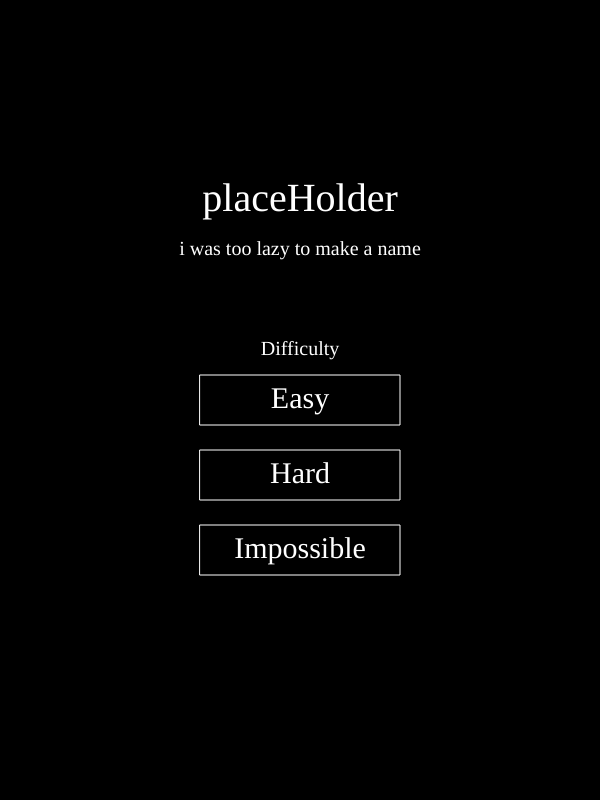
Frame 1 (no input)
Frame 60 (no input): identical to frame 1, image omitted
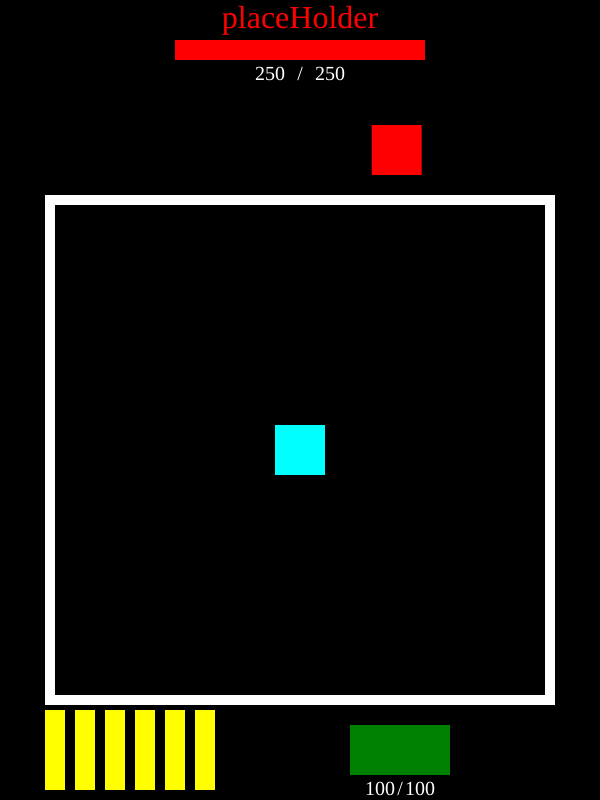
Frame 120 (the mouse pressed at the canvas centre since frame 60)

The p5.js sketch that drew these frames (run headless with seeded random() and noise() and a simulated clock; from frame 60 on, the mouse is pressed at the canvas centre):

// p5.js sketch
// ── sketch.js
// Project Title   Interactive Project
// Your Name(s)    Policron Willard Aggabao
// Date            September 21st
// I bit off more that I could chew for this one

// Variables Delcared
let bossX = 300
let previousX = 0
let bossLocation = [100, 200, 300, 400, 500]
let bossMoved = 0
let selection = 0
let bossY = 150
let bossW = 50
let bossH = 50
let maxBossHealth = 250
let bossHealth = maxBossHealth
let bossHit = false
let attackNumber = 1
let attackMode = 1
let attacked = true
let projectileRow1 = 200
let projectileRow1Hit = false
let projectileRow2 = 700
let projectileRow2Hit = false
let projectileRow3 = 50
let projectileRow3Hit = false
let projectileRow4 = 550
let projectileRow4Hit = false

let pX = 300
let pY = 450
let pW = 50
let pH = 50
let maxPlayerHealth = 100
let playerHealth = maxPlayerHealth

let bX = 300
let bY = 450
let bW = 500
let bH = 500

let ammo = 6
let bulletX
let bulletY
let fired = false

let timeCheck = 0
let timeChecked = false

let bulletPos
let bulletVel
let oldPlayerPos
let oldMousePos

let playerPos
let projectilePos
let projectileVel
let projectileAcc
let projectilePos1
let projectileVel1
let projectileAcc1
let decay = 255
let decay1 = 255
let projectileHit = false
let projectileHit1 = false

let started = false
let win = false
let lose = false
let difficulty = 0
let difficultySet = 0
let button1 = 0
let button2 = 0
let button3 = 0
let delay = 60

function setup() {  // sets up modes and sets up vectors
  createCanvas(600, 800);
  background(0);
  fill(255);
  ellipseMode(CENTER);
  rectMode(CENTER);
  textAlign(CENTER, CENTER);
  textFont("bazooka");
  textSize(20)
  imageMode(CENTER)
  frameRate(60);

  // set up vectors
  bulletPos = createVector(pX, pY)
  bulletVel = createVector(0, 0)
  oldPlayerPos = createVector(pX, pY)
  oldMousePos = createVector(mouseX, mouseY)

  projectilePos = createVector(bX - bH / 2, bossY)
  projectileVel = createVector(0, 0)
  projectileAcc = createVector(0, 0)
  projectilePos1 = createVector(bX + bH / 2, bossY)
  projectileVel1 = createVector(0, 0)
  projectileAcc1 = createVector(0, 0)
  playerPos = createVector(pX, pY)
}

function draw() {
  background(0);

  start();  // start screen

  if (started == true && win == false && lose == false) {
    playerBox(); // draws box that restricts player

    projectilePhysics();  // handles projectile calcs

    drawBoss(bossX, bossY, bossW, bossH); // draws boss
    bossBar(300, 50, "placeHolder", maxBossHealth, bossHealth);  // call boss bar

    attackCycle(); // cycles attacks

    player(pX, pY, pW, pH);  // draws player
    playerHealthBar(400, 750, maxPlayerHealth, playerHealth);   // call player hp bar

    bullets();  // controls bullets
  }
  winLose();  // win lose cons
}

function drawBoss(x, y, w, h) {  // draws boss
  fill('red');
  rect(x, y, w, h);
  fill(255);
}

function bossBar(x, y, name, maxHP, hp) { // draws boss bar
  fill(50, 0, 0);
  rect(x, y, maxHP, 20);
  fill("red");
  rectMode(CORNER);
  rect(x - maxHP / 2, y - 10, hp, 20);
  rectMode(CENTER);
  textSize(32);
  text(name, x, y - 30);
  textSize(20);
  fill(255);
  text(hp, x - 30, y + 25);
  text("/", x, y + 25);
  text(maxHP, x + 30, y + 25);
}

function attack(number) {  // holds attack patterns
  noFill();
  stroke("red");
  strokeWeight(10);
  textSize(90);
  if (number == 1) {  // left hit
    if (timeChecked == false) {
      timeCheck = frameCount;
      timeChecked = !timeChecked;
    }
    if (frameCount >= timeCheck + delay + 30) {
      fill("red");
      if (pX - pW / 2 < bX) {// hit box
        playerHealth -= 10;
        timeChecked = false;
        attacked = !attacked;
      } else {
        timeChecked = false;
        attacked = !attacked;
      }
    }
    rect(bX - bW / 4, bY, bW / 2, bH);
    text("!", bX - bW / 4, bY);
  }

  if (number == 2) {  // right hit
    if (timeChecked == false) {
      timeCheck = frameCount;
      timeChecked = !timeChecked;
    }
    if (frameCount >= timeCheck + delay + 30) {
      fill("red");
      if (pX + pW / 2 > bX) { // hit box
        playerHealth -= 10;
        timeChecked = false;
        attacked = !attacked;
      } else {
        timeChecked = false;
        attacked = !attacked;
      }
    }
    rect(bX + bW / 4, bY, bW / 2, bH);
    text("!", bX + bW / 4, bY);
  }

  if (number == 3) {  // top hit
    if (timeChecked == false) {
      timeCheck = frameCount;
      timeChecked = !timeChecked;
    }
    if (frameCount >= timeCheck + delay + 30) {
      fill("red");
      if (pY - pH / 2 < bY) { // hit box
        playerHealth -= 10;
        timeChecked = false;
        attacked = !attacked;
      } else {
        timeChecked = false;
        attacked = !attacked;
      }
    }
    rect(bX, bY - bH / 4, bW, bH / 2);
    text("!", bX, bY - bH / 4);
  }

  if (number == 4) {  // bottom hit
    if (timeChecked == false) {
      timeCheck = frameCount;
      timeChecked = !timeChecked;
    }
    if (frameCount >= timeCheck + delay + 30) {
      fill("red");
      if (pY + pH / 2 > bY) { // hit box
        playerHealth -= 10;
        timeChecked = false;
        attacked = !attacked;
      } else {
        timeChecked = false;
        attacked = !attacked;
      }
    }
    rect(bX, bY + bH / 4, bW, bH / 2);
    text("!", bX, bY + bH / 4);
  }
  textSize(20);
  strokeWeight(0);
  stroke(255);
  fill(255);

  if (number == 5) {
    fill("blue");
    if (projectileRow1 < 700 && projectileRow2 > 200) {
      let projectileIndex1 = 1;
      while (projectileIndex1 <= 3) {  // draws top row
        rect((bX - bW / 2) + (projectileIndex1 - 1) * 250, projectileRow1, 100, 15);
        if (pX - pW / 2 < (bX - bW / 2) + ((projectileIndex1 - 1) * 250) + 50 && pX + pW / 2 > (bX - bW / 2) + ((projectileIndex1 - 1) * 250) - 50 && pY - pH / 2 < projectileRow1 + 7.5 && pY + pH / 2 > projectileRow1 - 7.5 && projectileRow1Hit == false) {
          projectileRow1Hit = !projectileRow1Hit;
          playerHealth -= 10;  // hit box
        }
        projectileRow1 += 2;  // moves row
        projectileIndex1 += 1;
      }
      let projectileIndex2 = 1;
      while (projectileIndex2 <= 2) {  // draws bottom row
        rect((bX - bW / 2) + (projectileIndex2 - 1) * 250 + 125, projectileRow2, 100, 15);
        if (pX - pW / 2 < (bX - bW / 2) + (projectileIndex2 - 1) * 250 + 175 && pX + pW / 2 > (bX - bW / 2) + ((projectileIndex2 - 1) * 250) + 75 && pY - pH / 2 < projectileRow2 + 7.5 && pY + pH / 2 > projectileRow2 - 7.5 && projectileRow2Hit == false) {
          projectileRow2Hit = !projectileRow2Hit;
          playerHealth -= 10;  // hit box
        }
        projectileRow2 -= 3;  // moves row
        projectileIndex2 += 1;
      }
    }
    if (projectileRow1 >= 700 && projectileRow2 <= 200) {
      attacked = true;  // stops attack patter when rows hit opposite sides
    }
    fill(255);
  }

  if (number == 6) {
    fill("blue");
    if (projectileRow3 < 550 && projectileRow4 > 50) {
      let projectileIndex3 = 1;
      while (projectileIndex3 <= 3) { // draws left row
        rect(projectileRow3, (bY - bH / 2) + (projectileIndex3 - 1) * 250, 15, 100);
        if (pX - pW / 2 < projectileRow3 + 7.5 && pX + pH / 2 > projectileRow3 - 7.5 && pY - pH / 2 < (bY - bH / 2) + (projectileIndex3 - 1) * 250 + 50 && pY + pH / 2 > (bY - bH / 2) + (projectileIndex3 - 1) * 250 - 50 && projectileRow3Hit == false) {
          projectileRow3Hit = !projectileRow3Hit;
          playerHealth -= 10;  // hitbox
        }
        projectileRow3 += 2;  // moves row
        projectileIndex3 += 1;
      }
      let projectileIndex4 = 1;
      while (projectileIndex4 <= 2) {  // draws right row
        rect(projectileRow4, (bY - bH / 2) + (projectileIndex4 - 1) * 250 + 125, 15, 100);
        if (pX - pW / 2 < projectileRow4 + 7.5 && pX + pH / 2 > projectileRow4 - 7.5 && pY - pH / 2 < (bY - bH / 2) + (projectileIndex4 - 1) * 250 + 175 && pY + pH / 2 > (bY - bH / 2) + (projectileIndex4 - 1) * 250 + 75 && projectileRow4Hit == false) {
          projectileRow4Hit = !projectileRow4Hit;
          playerHealth -= 10;  // hit box
        }
        projectileRow4 -= 3;   // moves row
        projectileIndex4 += 1;
      }
    }
    if (projectileRow3 >= 550 && projectileRow4 <= 50) {
      attacked = true;
      projectileRow3 = 50;
      projectileRow3Hit = false;  // stops attack pattern when rows hit opposite wall
      projectileRow4 = 550;
      projectileRow4Hit = false;
    }
    fill(255);
  }

  if (number == 7) {
    if (decay > 0 || decay1 > 0) {
      if (timeChecked == false) {
        timeCheck = frameCount;
        timeChecked = !timeChecked;
      }
      if (frameCount >= timeCheck + delay) {// timer before projectiles move
        projectilePos.add(projectileVel);  // moves pink projectile
        projectilePos1.add(projectileVel1);  // moves cyan projectile
        decay -= 1;
        decay1 -= 1;  // changes projectiles opacity before deletion
      }
      fill(255, 0, 255, decay)
      circle(projectilePos.x, projectilePos.y, 50);  // pink projectile
      if (dist(pX, pY, projectilePos.x, projectilePos.y) < 25 + pW / 2 && projectileHit == false) {
        playerHealth -= 10;  // hitbox
        projectileHit = !projectileHit;
        decay = 0;
      }

      fill(0, 255, 255, decay1);
      circle(projectilePos1.x, projectilePos1.y, 50);
      if (dist(pX, pY, projectilePos1.x, projectilePos1.y) < 25 + pW / 2 && projectileHit1 == false) {
        playerHealth -= 10;  // hitbox
        projectileHit1 = !projectileHit1;
        decay1 = 0;
      }
    }
    if (decay <= 50 && decay1 <= 50) {  // stops attack pattern when both projectiles disapear
      timeChecked = false;
      attacked = true;
    }
    fill(255);
  }
}

function attackCycle() {  //  controls cycle of attacks
  if (attacked == false) {
    attack(attackNumber)  // boss attacks
  }

  if (attacked == true) {
    if (timeChecked == false) {  // starts timer before next attack and sets up boss movement
      timeCheck = frameCount;
      timeChecked = !timeChecked;
      previousX = bossX;
      selection = random(bossLocation);
    }
    if (frameCount >= timeCheck + delay) {  // attack selection
      timeChecked = false;
      attackMode = random([1, 2, 3]);
      if (attackMode == 1) {
        attackNumber = random([1, 2, 3, 4]);
      }
      if (attackMode == 2) {
        attackNumber = random([5, 6]);
      }
      if (attackMode == 3) {
        attackNumber = 7;
      }
      attacked = !attacked;
    }
    projectileRow1 = 200;   // reset all attack variables
    projectileRow1Hit = false;
    projectileRow2 = 700;
    projectileRow2Hit = false;
    projectileRow3 = 50;
    projectileRow3Hit = false;
    projectileRow4 = 550;
    projectileRow4Hit = false;
    projectileHit = false;
    projectileHit1 = false;
    decay = 255;
    decay1 = 255;
    projectilePos = createVector(bX - bH / 2, bossY);
    projectilePos1 = createVector(bX + bH / 2, bossY);
    bossX += (selection - previousX) / (delay + 1);  // moves boss position

  }
}

function player(x, y, w, h) { // draws player
  fill(0, 255, 255);
  rect(x, y, w, h);  // draw player
  fill(255);

  // player movement
  if (keyIsDown(65) == true) {  // A movement
    pX -= 10;
  }
  if (keyIsDown(68) == true) {  // D movement
    pX += 10;
  }
  if (keyIsDown(87) == true) {  // W movement
    pY -= 10;
  }
  if (keyIsDown(83) == true) {  // S movement
    pY += 10;
  }
  // restriction
  if (pX + pW / 2 >= bX + bW / 2) {  // right wall
    pX = bX + bW / 2 - pW / 2;
  }
  if (pX - pW / 2 <= bX - bW / 2) {  // left wall
    pX = bX - bW / 2 + pW / 2;
  }
  if (pY + pH / 2 >= bY + bH / 2) {  // bottom wall
    pY = bY + bH / 2 - pH / 2;
  }
  if (pY - pH / 2 <= bY - bH / 2) {  // top wall
    pY = bY - bH / 2 + pH / 2;
  }
}

function playerHealthBar(x, y, maxhp, hp) {  // draws player hp bar
  fill('red');
  rect(x, y, maxhp, 50);
  fill("green");
  rectMode(CORNER);
  rect(x - maxhp / 2, y - 25, hp, 50);
  rectMode(CENTER);
  fill(255);
  text(hp, x - 20, y + 40);
  text("/", x, y + 40);
  text(maxhp, x + 20, y + 40);

}

function playerBox() { // creates box that restricts player movement
  noFill();
  stroke(255);
  strokeWeight(10);
  rect(bX, bY, bW, bH);  // player box
  fill(255);
  strokeWeight(0);
}

function drawBullet(x, y) {  // draws bullet
  fill("yellow");
  rect(x, y, 20, 80);
  fill(255);
}

function bullets() {  // creates moves and displays bullets
  let bulletIndex = 0;
  while (bulletIndex < ammo) {  // ammo display
    drawBullet((bulletIndex + 1) * 30 + 25, 750);
    bulletIndex += 1;
  }

  if (bulletPos.x - 10 > width || bulletPos.x + 10 < 0 || bulletPos.y - 40 > height || bulletPos.y + 40 < 0) {
    fired = false;  // delete bullet when off screen
    bossHit = false;
  }

  if (fired == true) {
    drawBullet(bulletPos.x, bulletPos.y);
    bulletPos = bulletPos.add(bulletVel);  // moves fired bullet
  }

  if (bulletPos.x + 10 > bossX - bossW / 2 && bulletPos.x - 10 < bossX + bossW / 2 && bulletPos.y - 40 < bossY + bossH / 2 && bulletPos.y + 40 > bossY - bossH / 2 && bossHit == false) {
    bossHealth -= 5;
    bossHit = !bossHit;  // boss hit box
  }

  if (keyIsDown(32) && ammo == 0) {  // reload
    ammo = 6;
  }
}

function projectilePhysics() {  // projectile physics calcs
  bulletVel = p5.Vector.sub(oldMousePos, oldPlayerPos);  // calculates bullet velocity
  bulletVel.setMag(20);   // fixed speed bullet trravel

  playerPos.set(pX, pY);
  projectileVel.add(projectileAcc);  // calculates projectile velocity
  projectileVel.limit(12);  // limits projectile velocity
  projectileAcc = p5.Vector.sub(playerPos, projectilePos);  // caluates projectile acceleration toward player
  projectileAcc.setMag(3);  // limits projectile acceleration

  projectileVel1.add(projectileAcc1);  // calculates projectile1 velocity
  projectileVel1.limit(7);  // limits projectile1 velocity
  projectileAcc1 = p5.Vector.sub(playerPos, projectilePos1);  // caluates projectile1 acceleration toward player
  projectileAcc1.setMag(5);  // limits projectile acceleration
}

function start() {  // start screen
  if (started == false) {
    background(0);
    textSize(40);
    text("placeHolder", 300, 200);
    textSize(20);
    text("i was too lazy to make a name", 300, 250);
    text("Difficulty", 300, 350);
    stroke(255);
    fill(button1);
    rect(300, 400, 200, 50);  // difficulty selector
    fill(button2);
    rect(300, 475, 200, 50);
    fill(button3);
    rect(300, 550, 200, 50);
    noStroke();
    fill(255);
    textSize(30);
    text("Easy", 300, 400);
    text("Hard", 300, 475);
    text("Impossible", 300, 550);
    textSize(20);
    if (mouseX >= 200 && mouseX <= 400 && mouseY <= 425 && mouseY >= 375) {
      button1 = 100
      if (mouseIsPressed == true) {
        difficulty = 0;
        started = !started;
      }
    } else {
      button1 = 0
    }
    if (mouseX >= 200 && mouseX <= 400 && mouseY <= 500 && mouseY >= 450) {
      button2 = 100
      if (mouseIsPressed == true) {
        difficulty = 1;
        started = !started;
      }
    } else {
      button2 = 0
    }
    if (mouseX >= 200 && mouseX <= 475 && mouseY <= 575 && mouseY >= 525) {
      button3 = 100
      if (mouseIsPressed == true) {
        difficulty = 2;
        started = !started;
      }
    } else {
      button3 = 0
    }
    difficultySettings(); // changes things to fit difficulty
  }
}

function winLose() {  // win and lose conditions and screens
  if (bossHealth <= 0) {  // win con
    win = true;
  }
  if (win == true) {  // win screen and restart
    background(0);
    textSize(40);
    text("YOU WIN", 300, 400);
    textSize(20);
    text('press "r" to restart', 300, 450);
    if (keyIsDown(82)) {
      reset();
      win = false;
    }
  }

  if (playerHealth <= 0) {  // lose con
    lose = true;
  }
  if (lose == true) {  // lose screen and restart
    background(0);
    textSize(40);
    text("YOU SUCK", 300, 400);
    textSize(20);
    text('press "r" to restart', 300, 450);
    if (keyIsDown(82)) {
      reset();
      lose = false;
    }
  }
}

function difficultySettings() {  // handles difficulty settings
    if (difficulty == 0) {
      maxBossHealth = 250;
      maxPlayerHealth = 100;  // easy
      bossHealth = 250;
      playerHealth = 100;
      delay = 60;
    }
    if (difficulty == 1) {
      maxBossHealth = 500;
      maxPlayerhealth = 100; // hard
      bossHealth = 500;
      playerHealth = 100;
      delay = 30;
    }
    if (difficulty == 2) {
      maxBossHealth = 500;  // impossible
      maxPlayerHealth = 10;
      bossHealth = 500;
      playerHealth = 10;
      delay = 0;
    }
}

function reset() {  // resets all variables before restarting the game
  bossHealth = maxBossHealth;
  bossHit = false;
  playerHealth = maxPlayerHealth;
  pX = bX;
  pY = bY;
  ammo = 6;
  fired = false;
  bulletPos.set(pX, pY);
  attacked == true;
  projectileRow1 = 200;
  projectileRow1Hit = false;
  projectileRow2 = 700;
  projectileRow2Hit = false;
  projectileRow3 = 50;
  projectileRow3Hit = false;
  projectileRow4 = 550;
  projectileRow4Hit = false;
  projectileHit = false;
  projectileHit1 = false;
  decay = 255;
  decay1 = 255;
  projectilePos = createVector(bX - bH / 2, bossY);
  projectilePos1 = createVector(bX + bH / 2, bossY);
  timeChecked = false;
}

function mousePressed() {  // sets things up to fire the bullet
  if (started == true && win == false && lose == false) {
    if (ammo > 0 && fired == false) {
      ammo -= 1;
      oldPlayerPos.set(pX, pY);
      oldMousePos.set(mouseX, mouseY);
      bulletPos.set(pX, pY);
      fired = true;
    }
  }
}

function keyPressed() {  // logs keyCode
  console.log(keyCode);
}
